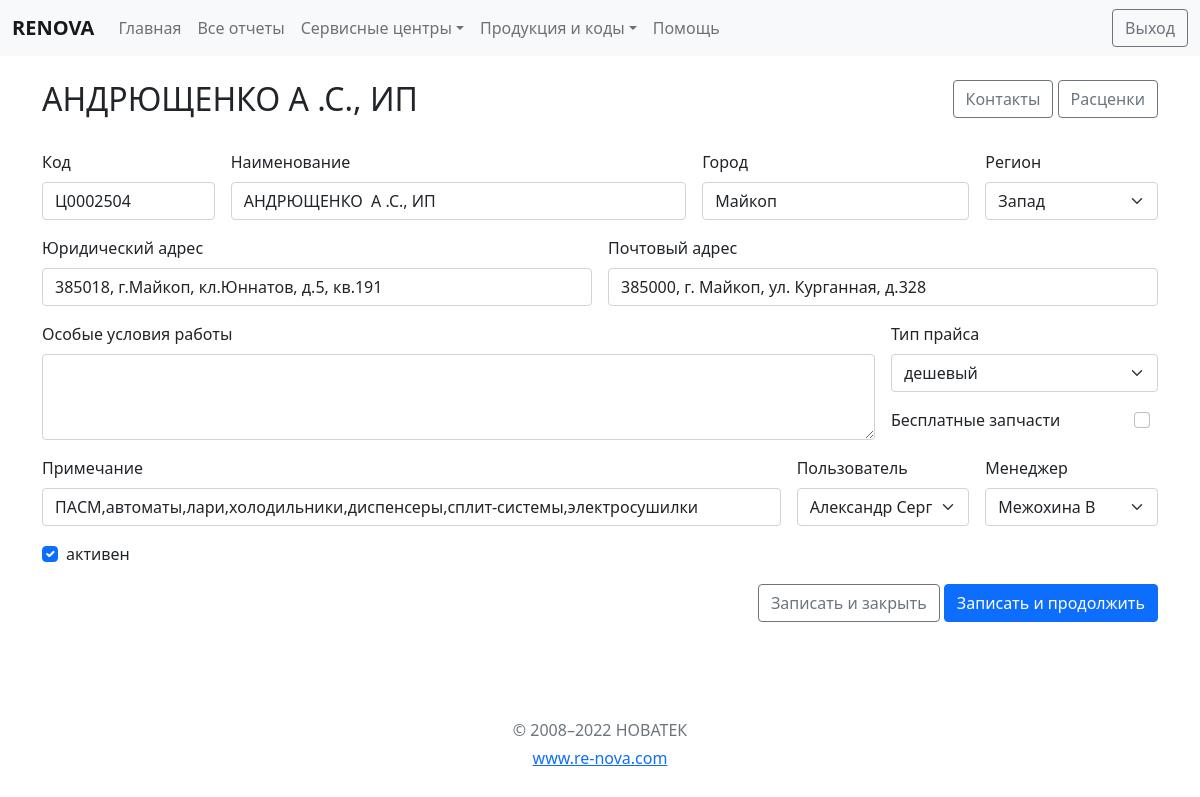
Screenshot of /centres/update/260/?next=/centres/list/ (signed in) with the database file from the repository.
### servicecentres/models.py (models this page shows, shortened)
class ServiceCenters(ChangeloggableMixin, models.Model):
    code = models.CharField(max_length=50, db_index=True, verbose_name='Код', help_text='Код по 1С. Обязательное поле.')
    title = models.CharField(max_length=50, db_index=True, verbose_name='Наименование', help_text='Юридическое наименование. Обязательное поле.')
    city = models.CharField(max_length=50, verbose_name='Город', help_text='Город. Обязательное поле.')
    region = models.ForeignKey(ServiceRegions,  null=True,on_delete=models.PROTECT, verbose_name='Регион', help_text='Регион СЦ. Обязательное поле.')
    addr = models.CharField(max_length=350, blank=True, verbose_name='Адрес')
    post_addr = models.CharField(max_length=350, blank=True, verbose_name='Почтовый адрес')
    conditions = models.TextField(blank=True, verbose_name='Особыче условия')
    free_parts = models.BooleanField(default=False, verbose_name='Бесплатные запчасти')
    grade = models.FloatField(default=5, verbose_name='Рэйтинг', editable=False)
    note = models.TextField(blank=True, verbose_name='Примечание')
    is_active = models.BooleanField(default=True, verbose_name='Ативен')
    user = models.ForeignKey(User, related_name='user_centers', blank=True, null=True, on_delete=models.SET_NULL, verbose_name='Пользователь', limit_choices_to={'is_staff': False})
    staff_user = models.ForeignKey(User, related_name='staff_centers', blank=True, null=True, on_delete=models.SET_NULL, verbose_name='Менеджер', limit_choices_to={'is_staff': True})
    price_type = models.CharField(choices=BASE_PRICE_TYPE, max_length=100, verbose_name='Тип прайса',
                                  default=PRICE_LITE)
    class Meta():
        verbose_name = 'Сервисный центр'
        verbose_name_plural = 'Сервисные центры'
        ordering = ['title']

### servicecentres/views.py (the view, shortened to what this page needs)
# urls.py: path('update/<int:pk>/', ServiceCenterUpdate.as_view(), name='centres_update_page'),
class ServiceCenterUpdate(LoginRequiredMixin, UserPassesTestMixin, MyFormMessagesView, UpdateView):
    model = ServiceCenters
    form_class = CenterCreateForm
    template_name = 'servicecentres/centres_add.html'
    success_message = 'Обьект успешно изменен'
    def get_form_kwargs(self, *args, **kwargs):
        kwargs = super().get_form_kwargs(*args, **kwargs)
        kwargs['def_user'] = self.request.user
        return kwargs
    def test_func(self):
        obj = self.get_object()
        return self.request.user.is_superuser or (self.request.user.is_staff and obj.staff_user == self.request.user) or \
               self.request.user.groups.filter(name='GeneralStaff').exists()
    def get_context_data(self, *, object_list=None, **kwargs):
        context = super().get_context_data(**kwargs)
        obj = self.get_object()
        context['title'] = obj.title
        context['object'] = obj
        return (context)

### main/models.py (called while the page is built)
def get_name(self):
    result = None
    if self:
        if self.last_name or self.first_name:
            if self.last_name:
                if self.first_name:
                    result = self.last_name+' '+self.first_name[0]
                else:
                    result = self.last_name
            else:
                result = self.first_name
        else:
            result = self.username
        return result
    return result

### main/templatetags/my_tags.py (called while the page is built)
@register.filter(name='has_group')
def has_group(user, group_name):
    return user.groups.filter(name=group_name).exists()

@register.inclusion_tag('main/tag_show_base_price_links.html')
def show_base_price_links():
    from ..business_logic import BASE_PRICE_TYPE
    base_price_type = BASE_PRICE_TYPE
    return {'base_price_type': base_price_type, }

### servicecentres/models.py (called while the page is built)
    def __str__(self):
        return self.title

### servicecentres/templates/servicecentres/centres_add.html (shortened to what this page needs)
{% extends 'base.html' %}
{% load my_tags %}
{% block content %}
{% include 'inc/staff_navbar.html' %}
<div class="container сol-sm-12">
    <div class="row justify-content-between py-3 mt-2">
        <div class="col-auto">
            <h2><p class="text">{{ title }}</p></h2>
        </div>
        <div class="col-auto">
            {% if object %}
            <a class="btn btn-outline-secondary" href="{% url 'centres_contact_page' object.pk %}" role="button">Контакты</a>
            <a class="btn btn-outline-secondary" href="{%url 'code_and_prices_page' object.pk %}" role="button">Расценки</a>
            {% endif %}
        </div>
    </div>
    <form class="row g-3" method="post">
        <div class="col-md-2">
            <label class="form-label">Код</label>
            {{ form.code }}
        </div>
        <div class="col-md-5">
            <label class="form-label">Наименование</label>
            {{ form.title }}
        </div>
        <div class="col-md-3">
            <label class="form-label">Город</label>
            {{ form.city }}
        </div>
        <div class="col-md-2">
            <label class="form-label">Регион</label>
            {{ form.region }}
        </div>
        <div class="col-md-6">
            <label class="form-label">Юридический адрес</label>
            {{ form.addr }}
        </div>
        <div class="col-md-6">
            <label class="form-label">Почтовый адрес</label>
            {{ form.post_addr }}
        </div>
        <div class="col-md-9">
            <label class="form-label">Особые условия работы</label>
            {{ form.conditions }}
        </div>
        <div class="col-md-3">
            <div class="row">
                <div class="col-12">
                    <label class="form-label">Тип прайса</label>
                    {{ form.price_type }}
                </div>
                <div class="col-12 mt-3 ">
                    <div class="row">
                        <div class="col-10">
                            <label class="form-label">Бесплатные запчасти</label>
                        </div>
                        <div class="col-2">
                           {{ form.free_parts }}
                        </div>
                    </div>
                </div>
            </div>
        </div>
        <div class="col-md-8">
            <label class="form-label">Примечание</label>
            {{ form.note }}
        </div>
        <div class="col-md-2">
            <label class="form-label">Пользователь</label>
            {{ form.user }}
        </div>
        <div class="col-md-2">
            <label class="form-label">Менеджер</label>
            {{ form.staff_user }}
        </div>
        <div class="col-12">
            <div class="form-check">
                {{ form.is_active }}
                <label class="form-check-label align-items-center">активен</label>
            </div>
        </div>
        <div class="col-lg-12 text-end">
            <button type="submit" class="btn btn-outline-secondary" name="close">Записать и закрыть</button>
            <button type="submit" class="btn btn-primary" name="update">Записать и продолжить</button>
        </div>
    </form>
</div>
{% include 'inc/footer.html' %}
{% endblock %}

### rows the page displays
ServiceCenters: title "АНДРЮЩЕНКО А .С., ИП", code "Ц0002504", city "Майкоп", region "Запад", addr "385018, г.Майкоп, кл.Юннатов, д.5, кв.191", post_addr "385000, г. Майкоп, ул. Курганная, д.328", price_type "дешевый", note "ПАСМ,автоматы,лари,холодильники,диспенсеры,сплит-системы,электросушилки", user "Александр Сергеевич", staff_user "Межохина В", is_active "☑"
